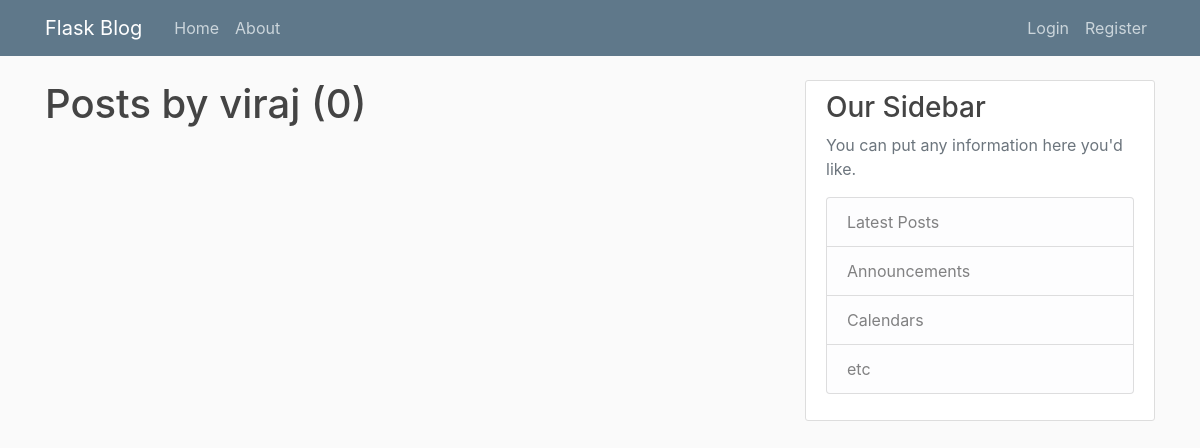
The page /user/viraj on the database as committed earlier.
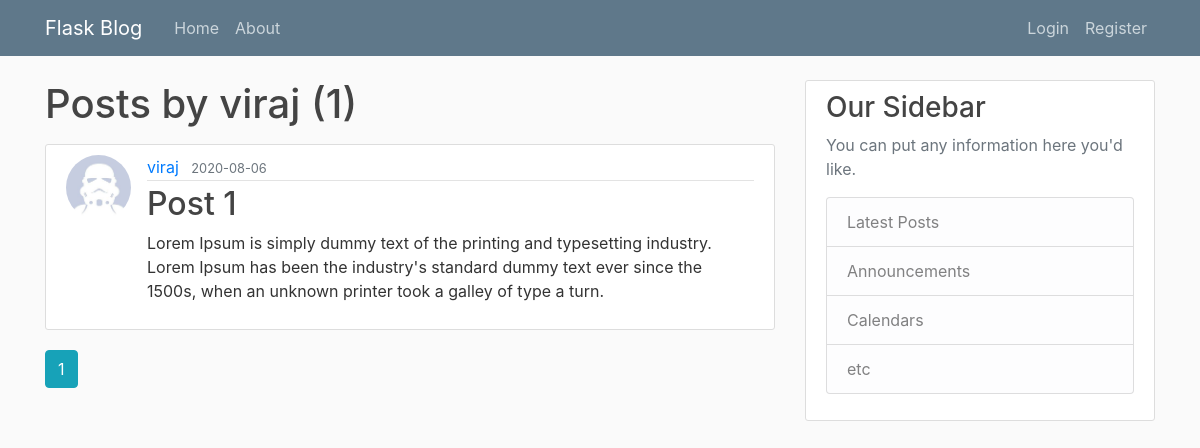
The same page on the database as committed later.
### Flaskblog/models.py (models this page shows, shortened)
class Post(db.Model):
	id = db.Column(db.Integer, primary_key=True)
	title = db.Column(db.String(100), nullable=False)
	date_posted = db.Column(db.DateTime, nullable=False, default=datetime.utcnow)
	content = db.Column(db.Text, nullable=False)
	user_id = db.Column(db.Integer, db.ForeignKey('user.id') ,nullable=False)

class User(db.Model, UserMixin):
	id = db.Column(db.Integer, primary_key=True)
	username = db.Column(db.String(20), unique=True, nullable=False)
	email = db.Column(db.String(120), unique=True, nullable=False)
	image_file = db.Column(db.String(20), nullable=False, default='default.jpg')
	password = db.Column(db.String(60), nullable=False)
	posts = db.relationship('Post', backref='author', lazy=True)

### Flaskblog/routes.py (the view)
@app.route('/user/<string:username>')
def user_posts(username):
	page = request.args.get('page', 1, type=int)
	user = User.query.filter_by(username=username).first_or_404()
	posts = Post.query.filter_by(author=user)\
		.order_by(Post.date_posted.desc())\
		.paginate(page=page, per_page=5)
	return render_template('user_posts.html', posts=posts, title="", user=user)

### Flaskblog/templates/user_posts.html
{% extends "layout.html" %}
{% block content %}
	<h1 class="mb-3">Posts by {{ user.username }} ({{ posts.total }})</h1>
	{% for post in posts.items %}
		<article class="media content-section">
		  <img class="rounded-circle article-img" src="{{ url_for('static', filename='profile_pics/') +post.author.image_file }}">
		  <div class="media-body">
		    <div class="article-metadata">
		      <a class="mr-2" href="{{url_for('user_posts', username=post.author.username)}}">{{ post.author.username }}</a>
		      <small class="text-muted">{{ post.date_posted.strftime('%Y-%m-%d') }}</small>
		    </div>
		    <h2><a class="article-title" href="{{ url_for('post', post_id=post.id) }}">{{ post.title }}</a></h2>
		    <p class="article-content">{{ post.content }}</p>
		  </div>
		</article>
	{% endfor %}
	{% for page_num in posts.iter_pages(left_edge=1, right_edge=1, left_current=1, right_current=1) %}
		{% if page_num %}
			{% if posts.page == page_num %}
				<a class="btn btn-info mb-4" href="{{ url_for('user_posts', username=user.username, page=page_num) }}">{{ page_num }}</a>
			{% else %}
				<a class="btn btn-outline-info mb-4" href="{{ url_for('user_posts', username=user.username, page=page_num) }}">{{ page_num }}</a>
			{% endif %}
		{% else %}
			...
		{% endif %}
	{% endfor %}
{% endblock %}

Rows that differ between the two databases and show on the page:
added Post: image_file (placeholder picture), author.username "viraj", date_posted "2020-08-06", title "Post 1", content "Lorem Ipsum is simply dummy text of the printing and typesetting industry. Lorem Ipsum has been the industry's standard dummy text ever since the 1500s, when an unknown printer took a galley of type a turn."
Other text that changed with them:
{{ posts.total }}: "0" → "1"
new list line: "1"
